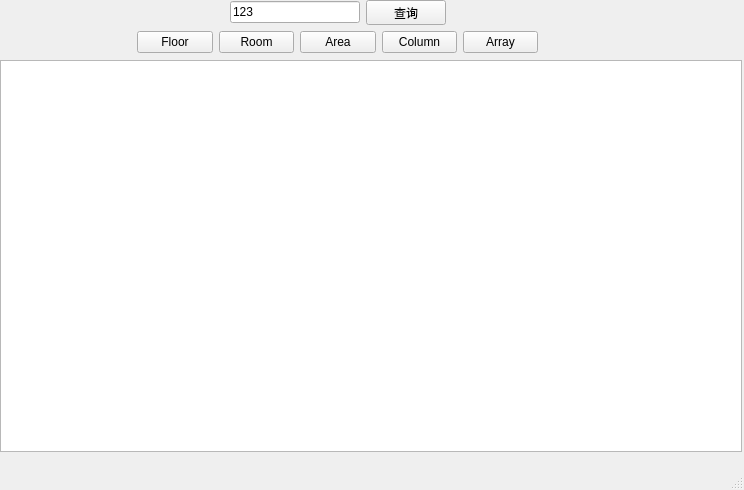
<?xml version="1.0" encoding="UTF-8"?>
<ui version="4.0">
 <class>MainWindow</class>
 <widget class="QMainWindow" name="MainWindow">
  <property name="geometry">
   <rect>
    <x>0</x>
    <y>0</y>
    <width>744</width>
    <height>490</height>
   </rect>
  </property>
  <property name="sizePolicy">
   <sizepolicy hsizetype="Expanding" vsizetype="Expanding">
    <horstretch>0</horstretch>
    <verstretch>0</verstretch>
   </sizepolicy>
  </property>
  <property name="windowTitle">
   <string>map</string>
  </property>
  <widget class="QWidget" name="centralwidget">
   <widget class="QGraphicsView" name="graphicsView">
    <property name="geometry">
     <rect>
      <x>0</x>
      <y>60</y>
      <width>742</width>
      <height>392</height>
     </rect>
    </property>
   </widget>
   <widget class="QWidget" name="">
    <property name="geometry">
     <rect>
      <x>137</x>
      <y>30</y>
      <width>401</width>
      <height>25</height>
     </rect>
    </property>
    <layout class="QHBoxLayout" name="horizontalLayout_4">
     <item>
      <widget class="QPushButton" name="pushButton1">
       <property name="text">
        <string>Floor</string>
       </property>
      </widget>
     </item>
     <item>
      <widget class="QPushButton" name="pushButton2">
       <property name="text">
        <string>Room</string>
       </property>
      </widget>
     </item>
     <item>
      <widget class="QPushButton" name="pushButton3">
       <property name="text">
        <string>Area</string>
       </property>
      </widget>
     </item>
     <item>
      <widget class="QPushButton" name="pushButton4">
       <property name="text">
        <string>Column</string>
       </property>
      </widget>
     </item>
     <item>
      <widget class="QPushButton" name="pushButton5">
       <property name="text">
        <string>Array</string>
       </property>
      </widget>
     </item>
    </layout>
   </widget>
   <widget class="QWidget" name="">
    <property name="geometry">
     <rect>
      <x>230</x>
      <y>0</y>
      <width>216</width>
      <height>25</height>
     </rect>
    </property>
    <layout class="QHBoxLayout" name="horizontalLayout">
     <item>
      <widget class="QLineEdit" name="lineEdit">
       <property name="text">
        <string>123</string>
       </property>
      </widget>
     </item>
     <item>
      <widget class="QPushButton" name="pushButton0">
       <property name="text">
        <string>查询</string>
       </property>
      </widget>
     </item>
    </layout>
   </widget>
  </widget>
  <widget class="QMenuBar" name="menubar">
   <property name="geometry">
    <rect>
     <x>0</x>
     <y>0</y>
     <width>744</width>
     <height>23</height>
    </rect>
   </property>
  </widget>
  <widget class="QStatusBar" name="statusbar"/>
 </widget>
 <resources/>
 <connections/>
</ui>
